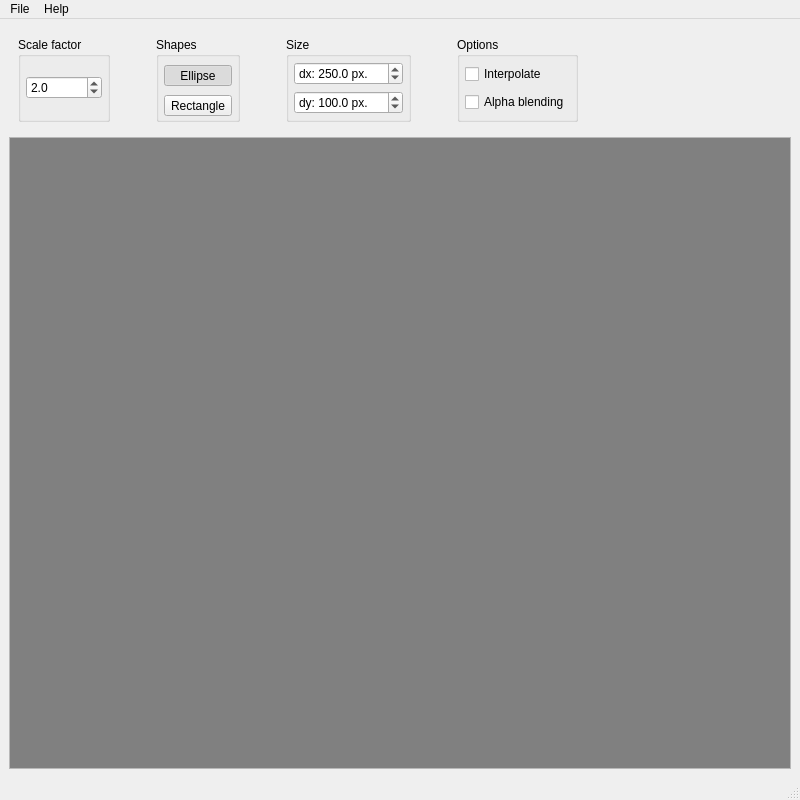
<?xml version="1.0" encoding="UTF-8"?>
<ui version="4.0">
 <class>MainWindow</class>
 <widget class="QMainWindow" name="MainWindow">
  <property name="geometry">
   <rect>
    <x>0</x>
    <y>0</y>
    <width>800</width>
    <height>800</height>
   </rect>
  </property>
  <property name="windowTitle">
   <string>mglass-gui</string>
  </property>
  <widget class="QWidget" name="centralWidget">
   <layout class="QVBoxLayout" name="centralWidgetLayout">
    <item alignment="Qt::AlignLeft|Qt::AlignVCenter">
     <widget class="QWidget" name="shapeSettingsContainerWidget" native="true">
      <layout class="QHBoxLayout" name="shapeSettingsContainerWidgetLayout">
       <item>
        <widget class="QGroupBox" name="scaleFactorGroupBox">
         <property name="title">
          <string>Scale factor</string>
         </property>
         <layout class="QVBoxLayout" name="scaleFactorGroupBoxLayout">
          <property name="leftMargin">
           <number>5</number>
          </property>
          <property name="topMargin">
           <number>5</number>
          </property>
          <property name="rightMargin">
           <number>5</number>
          </property>
          <property name="bottomMargin">
           <number>5</number>
          </property>
          <item>
           <widget class="QDoubleSpinBox" name="scaleFactorSpinBox">
            <property name="prefix">
             <string/>
            </property>
            <property name="decimals">
             <number>1</number>
            </property>
            <property name="minimum">
             <double>0.100000000000000</double>
            </property>
            <property name="singleStep">
             <double>0.200000000000000</double>
            </property>
            <property name="stepType">
             <enum>QAbstractSpinBox::DefaultStepType</enum>
            </property>
            <property name="value">
             <double>2.000000000000000</double>
            </property>
           </widget>
          </item>
         </layout>
        </widget>
       </item>
       <item>
        <spacer name="horizontalSpacer">
         <property name="orientation">
          <enum>Qt::Horizontal</enum>
         </property>
         <property name="sizeType">
          <enum>QSizePolicy::Fixed</enum>
         </property>
         <property name="sizeHint" stdset="0">
          <size>
           <width>40</width>
           <height>20</height>
          </size>
         </property>
        </spacer>
       </item>
       <item>
        <widget class="QGroupBox" name="shapesGroupBox">
         <property name="title">
          <string>Shapes</string>
         </property>
         <layout class="QGridLayout" name="shapesGroupBoxLayout">
          <property name="leftMargin">
           <number>5</number>
          </property>
          <property name="topMargin">
           <number>5</number>
          </property>
          <property name="rightMargin">
           <number>5</number>
          </property>
          <property name="bottomMargin">
           <number>0</number>
          </property>
          <item row="0" column="0">
           <widget class="QToolButton" name="ellipseShapeButton">
            <property name="sizePolicy">
             <sizepolicy hsizetype="Minimum" vsizetype="Fixed">
              <horstretch>0</horstretch>
              <verstretch>0</verstretch>
             </sizepolicy>
            </property>
            <property name="text">
             <string>Ellipse</string>
            </property>
            <property name="checkable">
             <bool>true</bool>
            </property>
            <property name="checked">
             <bool>true</bool>
            </property>
            <property name="autoExclusive">
             <bool>true</bool>
            </property>
           </widget>
          </item>
          <item row="1" column="0">
           <widget class="QToolButton" name="rectShapeButton">
            <property name="sizePolicy">
             <sizepolicy hsizetype="Minimum" vsizetype="Fixed">
              <horstretch>0</horstretch>
              <verstretch>0</verstretch>
             </sizepolicy>
            </property>
            <property name="text">
             <string>Rectangle</string>
            </property>
            <property name="checkable">
             <bool>true</bool>
            </property>
            <property name="autoExclusive">
             <bool>true</bool>
            </property>
           </widget>
          </item>
         </layout>
        </widget>
       </item>
       <item>
        <spacer name="horizontalSpacer2">
         <property name="orientation">
          <enum>Qt::Horizontal</enum>
         </property>
         <property name="sizeType">
          <enum>QSizePolicy::Fixed</enum>
         </property>
         <property name="sizeHint" stdset="0">
          <size>
           <width>40</width>
           <height>20</height>
          </size>
         </property>
        </spacer>
       </item>
       <item>
        <widget class="QGroupBox" name="shapeSizeGroupBox">
         <property name="title">
          <string>Size</string>
         </property>
         <layout class="QVBoxLayout" name="verticalLayout">
          <property name="leftMargin">
           <number>5</number>
          </property>
          <property name="topMargin">
           <number>5</number>
          </property>
          <property name="rightMargin">
           <number>5</number>
          </property>
          <property name="bottomMargin">
           <number>5</number>
          </property>
          <item>
           <widget class="QDoubleSpinBox" name="dxSpinBox">
            <property name="prefix">
             <string>dx: </string>
            </property>
            <property name="suffix">
             <string> px.</string>
            </property>
            <property name="decimals">
             <number>1</number>
            </property>
            <property name="minimum">
             <double>0.100000000000000</double>
            </property>
            <property name="maximum">
             <double>10000.000000000000000</double>
            </property>
            <property name="singleStep">
             <double>0.400000000000000</double>
            </property>
            <property name="stepType">
             <enum>QAbstractSpinBox::DefaultStepType</enum>
            </property>
            <property name="value">
             <double>250.000000000000000</double>
            </property>
           </widget>
          </item>
          <item>
           <widget class="QDoubleSpinBox" name="dySpinBox">
            <property name="prefix">
             <string>dy: </string>
            </property>
            <property name="suffix">
             <string> px.</string>
            </property>
            <property name="decimals">
             <number>1</number>
            </property>
            <property name="minimum">
             <double>0.100000000000000</double>
            </property>
            <property name="maximum">
             <double>10000.000000000000000</double>
            </property>
            <property name="singleStep">
             <double>0.400000000000000</double>
            </property>
            <property name="value">
             <double>100.000000000000000</double>
            </property>
           </widget>
          </item>
         </layout>
        </widget>
       </item>
       <item>
        <spacer name="horizontalSpacer3">
         <property name="orientation">
          <enum>Qt::Horizontal</enum>
         </property>
         <property name="sizeType">
          <enum>QSizePolicy::Fixed</enum>
         </property>
         <property name="sizeHint" stdset="0">
          <size>
           <width>40</width>
           <height>20</height>
          </size>
         </property>
        </spacer>
       </item>
       <item>
        <widget class="QGroupBox" name="optionsGroupBox">
         <property name="title">
          <string>Options</string>
         </property>
         <layout class="QVBoxLayout" name="optionsGroupBoxLayout">
          <property name="leftMargin">
           <number>5</number>
          </property>
          <property name="topMargin">
           <number>5</number>
          </property>
          <property name="rightMargin">
           <number>5</number>
          </property>
          <property name="bottomMargin">
           <number>5</number>
          </property>
          <item>
           <widget class="QCheckBox" name="interpolateCheckBox">
            <property name="text">
             <string>Interpolate</string>
            </property>
           </widget>
          </item>
          <item>
           <widget class="QCheckBox" name="alphaBlendingCheckBox">
            <property name="text">
             <string>Alpha blending</string>
            </property>
           </widget>
          </item>
         </layout>
        </widget>
       </item>
      </layout>
     </widget>
    </item>
    <item>
     <widget class="QScrollArea" name="scrollArea">
      <property name="widgetResizable">
       <bool>true</bool>
      </property>
      <widget class="QWidget" name="scrollAreaContainerWidget">
       <property name="enabled">
        <bool>true</bool>
       </property>
       <property name="geometry">
        <rect>
         <x>0</x>
         <y>0</y>
         <width>780</width>
         <height>644</height>
        </rect>
       </property>
       <property name="styleSheet">
        <string notr="true">background-color:gray;</string>
       </property>
       <layout class="QVBoxLayout" name="scrollAreaContainerWidgetLayout">
        <property name="leftMargin">
         <number>50</number>
        </property>
        <property name="topMargin">
         <number>50</number>
        </property>
        <property name="rightMargin">
         <number>50</number>
        </property>
        <property name="bottomMargin">
         <number>50</number>
        </property>
       </layout>
      </widget>
     </widget>
    </item>
   </layout>
  </widget>
  <widget class="QMenuBar" name="menubar">
   <property name="geometry">
    <rect>
     <x>0</x>
     <y>0</y>
     <width>800</width>
     <height>22</height>
    </rect>
   </property>
   <widget class="QMenu" name="menuFile">
    <property name="geometry">
     <rect>
      <x>265</x>
      <y>125</y>
      <width>134</width>
      <height>95</height>
     </rect>
    </property>
    <property name="title">
     <string>File</string>
    </property>
    <addaction name="actionOpen"/>
    <addaction name="separator"/>
    <addaction name="actionQuit"/>
   </widget>
   <widget class="QMenu" name="menuHelp">
    <property name="title">
     <string>Help</string>
    </property>
    <addaction name="actionShowUsageHelp"/>
   </widget>
   <addaction name="menuFile"/>
   <addaction name="menuHelp"/>
  </widget>
  <widget class="QStatusBar" name="statusbar"/>
  <action name="actionOpen">
   <property name="text">
    <string>Open</string>
   </property>
   <property name="shortcut">
    <string>Ctrl+O</string>
   </property>
   <property name="shortcutContext">
    <enum>Qt::ApplicationShortcut</enum>
   </property>
  </action>
  <action name="actionQuit">
   <property name="text">
    <string>Quit</string>
   </property>
  </action>
  <action name="actionShowUsageHelp">
   <property name="text">
    <string>Show usage help</string>
   </property>
   <property name="shortcut">
    <string>Ctrl+F1</string>
   </property>
   <property name="shortcutContext">
    <enum>Qt::ApplicationShortcut</enum>
   </property>
  </action>
 </widget>
 <resources/>
 <connections/>
</ui>
